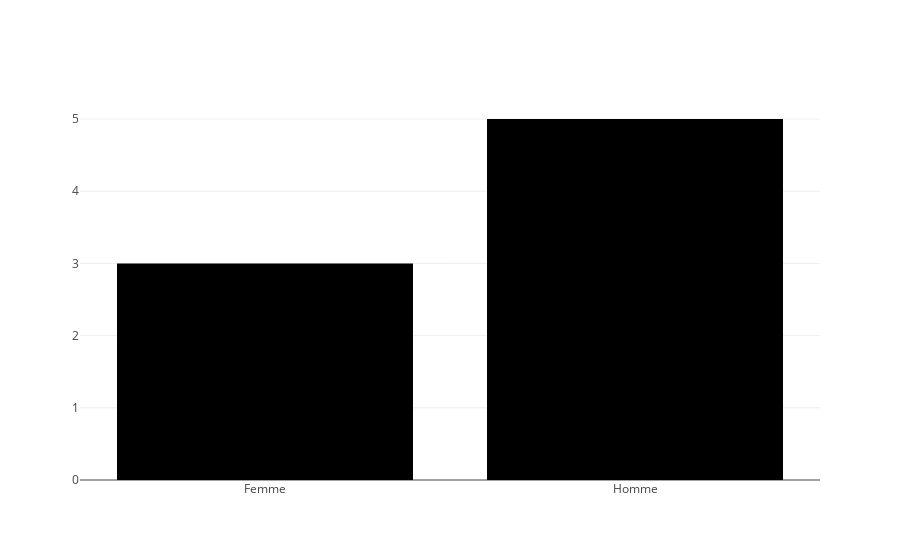

The code cell stored with this chart in its notebook:
### Code cell
rep_genre = lire_reponse(question_6())
mon_index=[]
mes_valeurs=[]
for i in range (len(rep_genre)):
    mon_index.append(rep_genre[i][0])
    mes_valeurs.append(rep_genre[i][1])
graph = go.Bar(x= mon_index,
               y = mes_valeurs)
representation = go.Figure(data = graph)
iplot(representation)

### Figure 1 — Plotly figure (JSON) as saved in the notebook; plotly's stock layout.template omitted (floating-point values rounded to 4 significant figures)
{"data": [{"type": "bar", "x": ["Femme", "Homme"], "y": [3, 5]}], "layout": {}}
